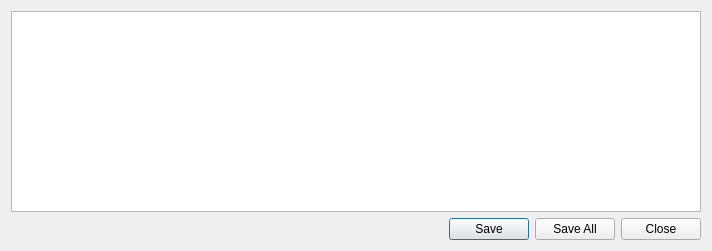
<?xml version="1.0" encoding="UTF-8"?>
<ui version="4.0">
 <class>ACDialog</class>
 <widget class="QDialog" name="ACDialog">
  <property name="geometry">
   <rect>
    <x>0</x>
    <y>0</y>
    <width>712</width>
    <height>251</height>
   </rect>
  </property>
  <property name="windowTitle">
   <string>Arinc changes</string>
  </property>
  <layout class="QVBoxLayout" name="verticalLayout">
   <item>
    <widget class="QTableView" name="tableView">
     <property name="editTriggers">
      <set>QAbstractItemView::NoEditTriggers</set>
     </property>
     <property name="selectionMode">
      <enum>QAbstractItemView::SingleSelection</enum>
     </property>
     <property name="selectionBehavior">
      <enum>QAbstractItemView::SelectRows</enum>
     </property>
     <property name="horizontalScrollMode">
      <enum>QAbstractItemView::ScrollPerPixel</enum>
     </property>
     <property name="sortingEnabled">
      <bool>true</bool>
     </property>
    </widget>
   </item>
   <item>
    <widget class="QDialogButtonBox" name="buttonBox">
     <property name="orientation">
      <enum>Qt::Horizontal</enum>
     </property>
     <property name="standardButtons">
      <set>QDialogButtonBox::Close|QDialogButtonBox::Save|QDialogButtonBox::SaveAll</set>
     </property>
    </widget>
   </item>
  </layout>
 </widget>
 <resources/>
 <connections/>
</ui>
